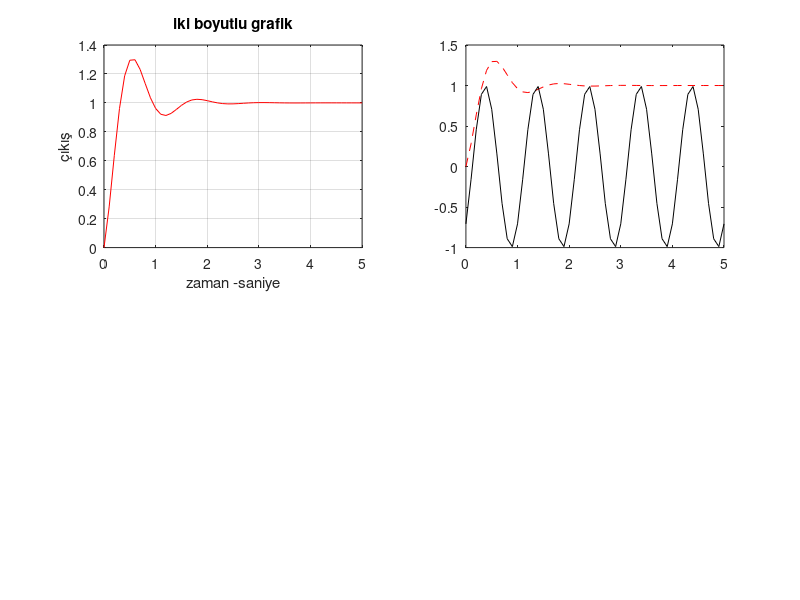
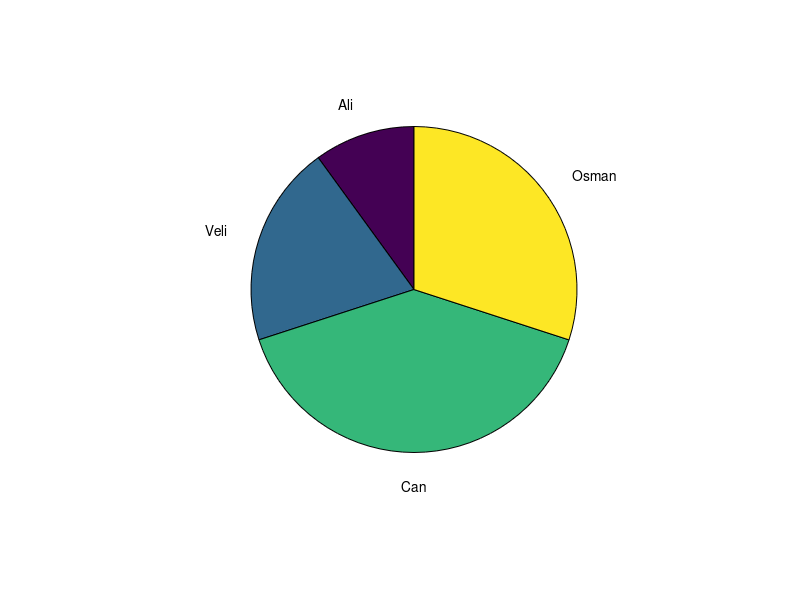
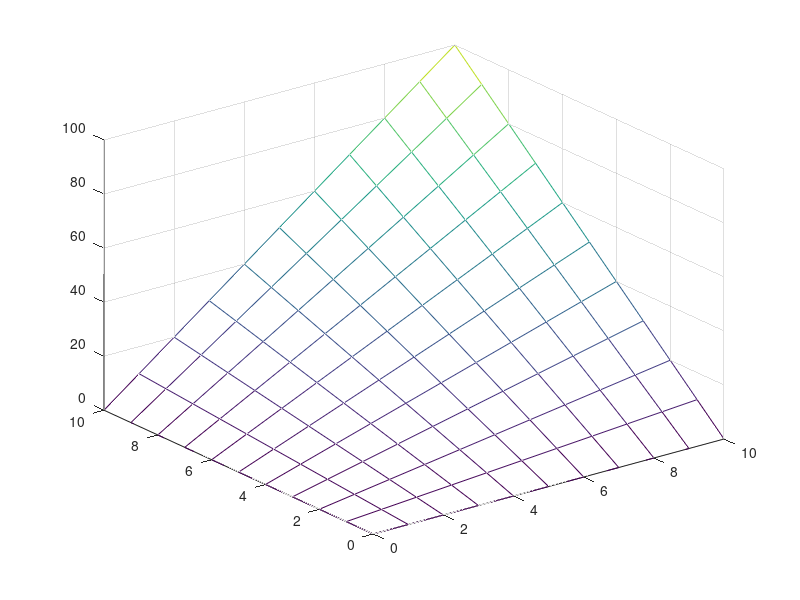

Reproduce these figures in MATLAB, in order.
%% Uygulama1
clear; clc;                              % Değişkenleri ve komut penceresini temizler

b = input('Bir Sayı Giriniz=');           % Kullanıcıdan sayı alır

a = 5/3;                                  % a değişkenine 5/3 değerini atar

x = a + 2*b - (b/6*4);                    % Verilen matematiksel ifadeyi hesaplar

t = -2:0.5:4;                             % -2 ile 4 arasında 0.5 adımlı vektör oluşturur

z = 'W';                                  % Karakter değişkeni tanımlar
Adi = 'FSMVU';                            % String (karakter dizisi) tanımlar

disp(x);                                  % x değerini ekrana yazdırır
disp(t);                                  % t vektörünü ekrana yazdırır

fprintf('Çıktılar=%f %c %s %d \n',t(13),z,Adi,x);

%% Uygulama2
clear; clc;                         % Workspace'teki tüm değişkenleri temizler, komut penceresini temizler

A = [3 5 sqrt(49)];                  % 1x3 satır vektörü oluşturur: [3 5 7] (sqrt(49)=7)

B = [5; 6; exp(-A(2))];              % 3x1 sütun vektörü: [5; 6; exp(-5)] (A(2)=5)

C = [1 2; 3 -4];                     % 2x2 matris tanımlar

D = A + B';                          % B' ile B transpozu (1x3) yapılır ve A (1x3) ile eleman bazlı toplanır                                    % B' = [5 6 exp(-5)]

T = C * inv(C);                      % C ile tersinin çarpımı; teorik olarak birim matris (I) verir

X = A' .* B;                         % A' (3x1) ile B (3x1) eleman bazlı çarpılır (.*), sonuç 3x1

Y = power(A, 2);                     % A'nın her elemanının karesini alır (A.^2 ile aynı sonuç)

W = C(:, 1);                         % C matrisinin 1. sütununu alır (tüm satırlar, 1. sütun) => 2x1 vektör

disp(det(C));                        % C'nin determinantını hesaplar ve ekrana yazar

size(C)                              % C'nin boyutunu (satır, sütun) komut penceresinde gösterir

disp(A);                             % A vektörünü ekrana basar
disp(B);                             % B vektörünü ekrana basar
disp(C);                             % C matrisini ekrana basar
disp(D);                             % D vektörünü ekrana basar
disp(W);                             % W vektörünü ekrana basar
disp(X);                             % X vektörünü ekrana basar
disp(T);                             % T matrisini ekrana basar

sort(B)                              % B'yi küçükten büyüğe sıralar ve sonucu yazdırır (değişkene atanmadı)

max(C)                               % C'nin her sütunundaki maksimumu döndürür (1x2), sonucu yazdırır

fprintf('Çıktılar=%d %f %d %f \n', ...
    C(2,1), ...                      % C'nin (2,1) elemanı (2. satır, 1. sütun)
    sum(A), ...                      % A elemanlarının toplamı
    min(W), ...                      % W elemanlarının minimumu
    mean(A));                        % A elemanlarının aritmetik ortalaması



%% Uygulama3
% f(s)=s^3+3s^2+3s-4 ve p(s)=s^2+3s-2 polinomlari;

clear; clc;                  % Değişkenleri temizler, komut penceresini temizler

f = [1 3 3 -4];              % f(s) polinomunun katsayı vektörü (3. dereceden)
p = [1 3 -2];                % p(s) polinomunun katsayı vektörü (2. dereceden)

k = polyder(f);              % f polinomunun türevini alır (katsayı vektörü olarak)
m = polyder(p);              % p polinomunun türevini alır

kokler = roots(f);           % f polinomunun köklerini (çözüm değerlerini) hesaplar

y = polyval(p, [-1:0.5:1]);  % p polinomunu -1 ile 1 aralığında 0.5 adımlarla hesaplar

disp(k);                     % f'nin türev katsayılarını ekrana yazdırır
disp(m);                     % p'nin türev katsayılarını ekrana yazdırır
disp(kokler);                % f'nin köklerini ekrana yazdırır
disp(y);                     % p'nin belirtilen noktalardaki değerlerini yazdırır


%% Uygulama4
clc;
clear;

for i = 2:100                % 2'den 100'e kadar sayıları tek tek kontrol eder
    for j = 2:100            % Her i için 2'den 100'e kadar bölen arar
        
        if (~mod(i,j))       % i sayısı j'ye tam bölünüyorsa (mod(i,j)=0)
            break;           % İç döngüyü kır (bölen bulundu)
        end
        
    end
    
    if (j > (i/j))           % Eğer j, i'nin karekökünden büyükse (asal kontrolü)
        fprintf('%d asal sayı\n', i);  % i sayısını asal olarak yazdır
    end
    
end


% While Döngüsü
fprintf("\n")

a = 10;                      % a değişkenini 10 olarak başlatır

while a < 12                 % a 12'den küçük olduğu sürece döngü çalışır
    
    if a == 5                % Eğer a 5'e eşitse
        a = a + 1;           % a'yı 1 artır
        continue;            % Döngünün başına dön (alt satırları atla)
    end
    
    fprintf('a değeri: %d\n', a);  % a değerini ekrana yazdır
    
    a = a + 1;               % a'yı 1 artır
    
end
%% Uygulama5
% if-elseif-else yapısı

clear; clc;                          % Değişkenleri temizler, komut penceresini temizler

x = input('x=');                    % Kullanıcıdan x değerini alır
y = input('y=');                     % Kullanıcıdan y değerini alır

if x >= 0 & y >= 0                   % x ≥ 0 ve y ≥ 0 ise
    f = x + log(y);                  % f = x + ln(y) (doğal logaritma)
    
elseif x >= 0 & y < 0                % x ≥ 0 ve y < 0 ise
    f = log10(x) + 1/y;              % f = log10(x) + 1/y
    
elseif x < 0 & y >= 0                % x < 0 ve y ≥ 0 ise
    f = sin(2*pi + 1/x + y);         % f = sin(2π + 1/x + y)
    
else                                 % Yukarıdaki durumların hiçbiri değilse (x < 0 ve y < 0)
    f = 1/x + 1/y;                   % f = 1/x + 1/y
    
end   % Koşul yapısının sonu

disp(f)
%% Uygulama6 grafik

clear; clc;                              % Değişkenleri temizler, komut penceresini temizler

t = 0:0.1:5;                              % 0 ile 5 arasında 0.1 adımlı zaman vektörü oluşturur

y1 = 1 - exp(-2*t).*cos(5*t);              % sönümlü kosinüs tabanlı fonksiyon (eleman bazlı çarpım .* )
y2 = sin(2*pi*t - pi/4);                   % faz kaymalı sinüs fonksiyonu

subplot(221);                              % 2x2 grafik alanının 1. bölgesini aktif eder
plot(t, y1, 'r')                           % y1 fonksiyonunu kırmızı (r) çizgi ile çizer
grid on                                    % Izgara çizgilerini açar
xlabel('zaman -saniye')                    % x ekseni etiketi
ylabel('çıkış')                            % y ekseni etiketi
title('iki boyutlu grafik')                % Grafik başlığı

subplot(222);                              % 2x2 grafik alanının 2. bölgesini aktif eder
plot(t, y1, 'r--', t, y2, 'k')              % y1'i kırmızı kesik çizgi, y2'yi siyah düz çizgi ile çizer

a = [10 20 40 30];                         % Pasta grafiği için veri vektörü

figure(2);                                 % 2 numaralı yeni figür penceresi açar
pie(a, {'Ali','Veli','Can','Osman'})        % Pasta grafiği oluşturur ve etiketleri atar

x = 0:10;                                  % 0'dan 10'a kadar vektör oluşturur
y = 0:10;                                  % 0'dan 10'a kadar ikinci vektör oluşturur
z = x' * y;                                % x sütun vektörü ile y satır vektörünün çarpımı (10x10 matris)

figure(3);                                 % 3 numaralı yeni figür penceresi açar
mesh(x, y, z);                             % 3 boyutlu yüzey (mesh) grafiği çizer
